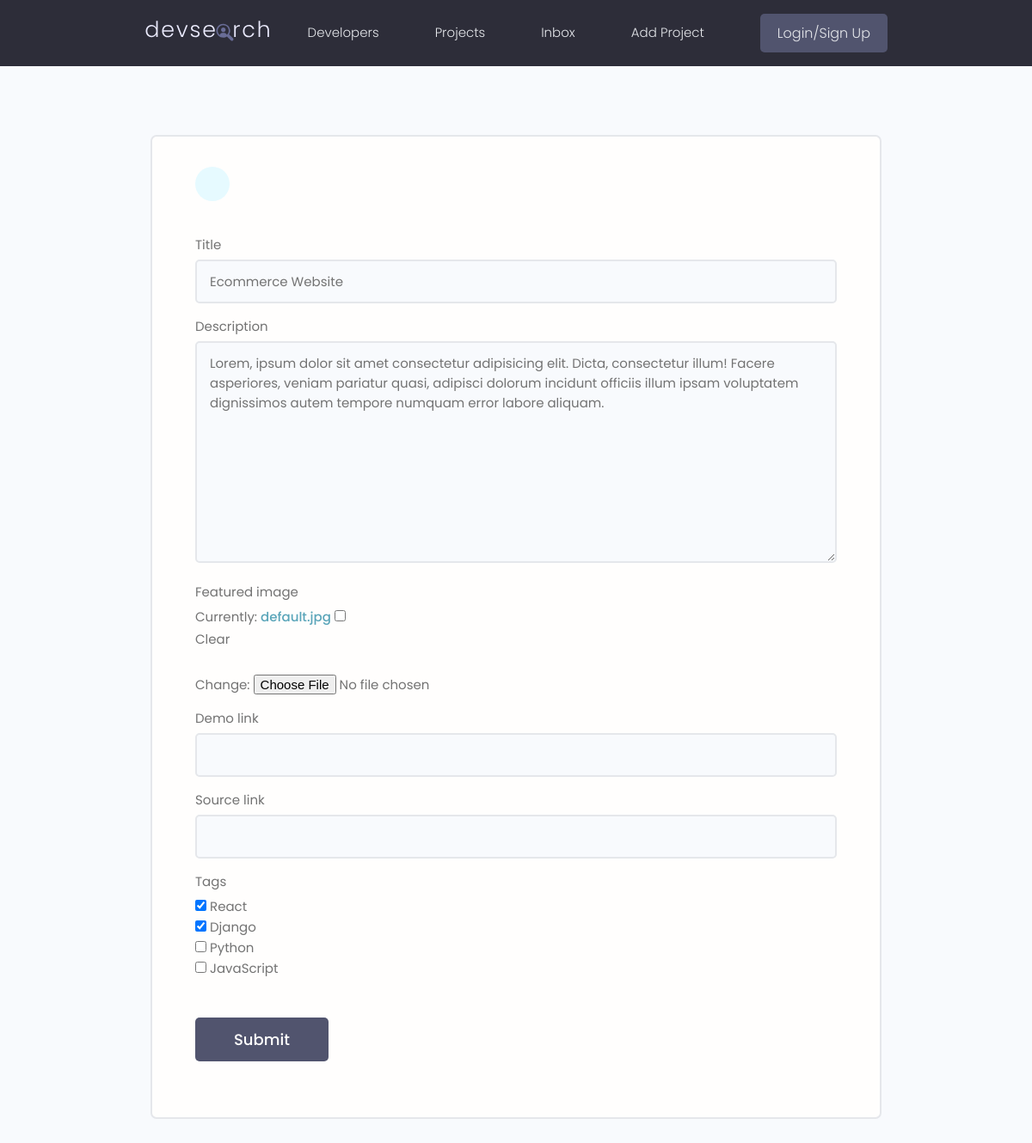
/projects/update-project/8b0a003b7ae543898921cda957327c18, run on an earlier commit of the app's database.
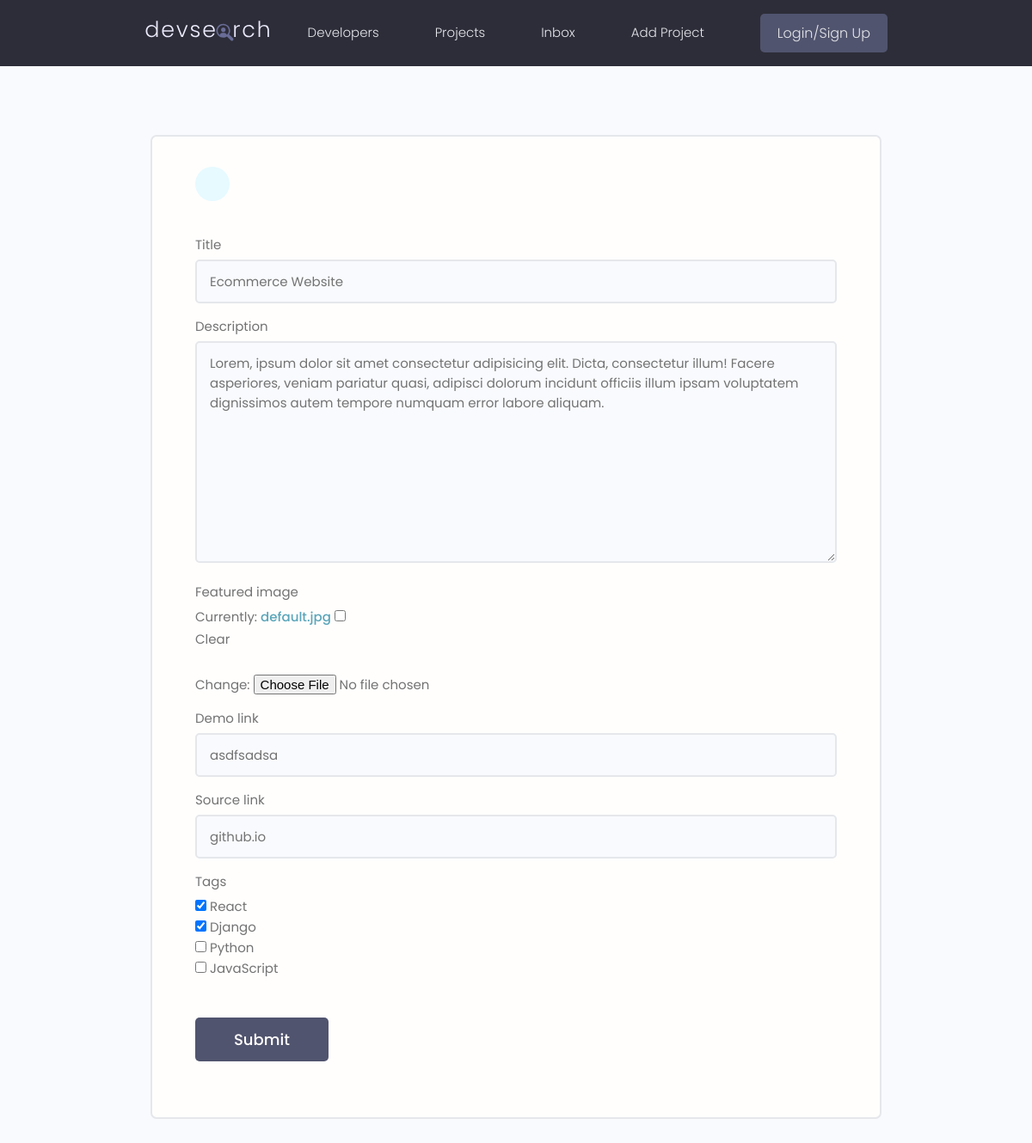
And on a later commit of the database.
### projects/models.py (models this page shows, shortened)
class Project(models.Model):
    owner = models.ForeignKey(Profile, null=True, blank=True, on_delete=models.SET_NULL)
    title = models.CharField(max_length=200)
    description = models.TextField(null=True, blank=True)
    featured_image = models.ImageField(null=True, blank=True, default='default.jpg')
    demo_link = models.CharField(max_length=2000, null=True, blank=True)
    source_link = models.CharField(max_length=2000, null=True, blank=True)
    tags = models.ManyToManyField('Tag', blank=True)
    vote_total = models.IntegerField(default=0, null=True, blank=True)
    vote_ratio = models.IntegerField(default=0, null=True, blank=True)
    created = models.DateTimeField(auto_now_add=True)
    id = models.UUIDField(default=uuid.uuid4, unique=True,
                          primary_key=True, editable=False)

### projects/views.py (the view)
# urls.py: path('update-project/<pk>', views.updateProject, name='update-project'),
def updateProject(request, pk):
    project = Project.objects.get(id=pk)
    form = ProjectForm(instance=project)
    if request.method == 'POST':
        form = ProjectForm(request.POST, request.FILES, instance=project)
        if form.is_valid():
            form.save()
            return redirect('projects')
    context = {'form': form}
    return render(request, 'projects/project_form.html', context)

### projects/forms.py
class ProjectForm(ModelForm):
    class Meta:
        model = Project
        fields = ['title', 'description', 'featured_image', 'demo_link', 'source_link', 'tags']
        widgets = {
            'tags': forms.CheckboxSelectMultiple(),
        }
    def __init__(self, *args, **kwargs):
        super(ProjectForm, self).__init__(*args, **kwargs)
        for _, field in self.fields.items():
            field.widget.attrs.update({'class':'input'})

### projects/models.py (called while the page is built)
    def __str__(self):
        return self.name

### projects/templates/projects/project_form.html (shortened to what this page needs)
{% extends 'main.html' %}
{% block content %}
<main class="formPage my-xl">
    <div class="content-box">
        <div class="formWrapper">
            <a class="backButton" href="#"></a>
            <br>
            <form class="form" method="POST" enctype="multipart/form-data">
                {% for field in form %}
                <div class="form__field">
                    <label for="formInput#text">{{field.label}}</label>
                    {{field}}
                </div>
                {% endfor %}
                <input class="btn btn--sub btn--lg  my-md" type="submit" value="Submit" />
            </form>
        </div>
    </div>
</main>
{% endblock content %}

What changed in the data, as far as the page shows it:
changed Project "Ecommerce Website": demo_link (not shown) → "asdfsadsa"; source_link (not shown) → "github.io"
